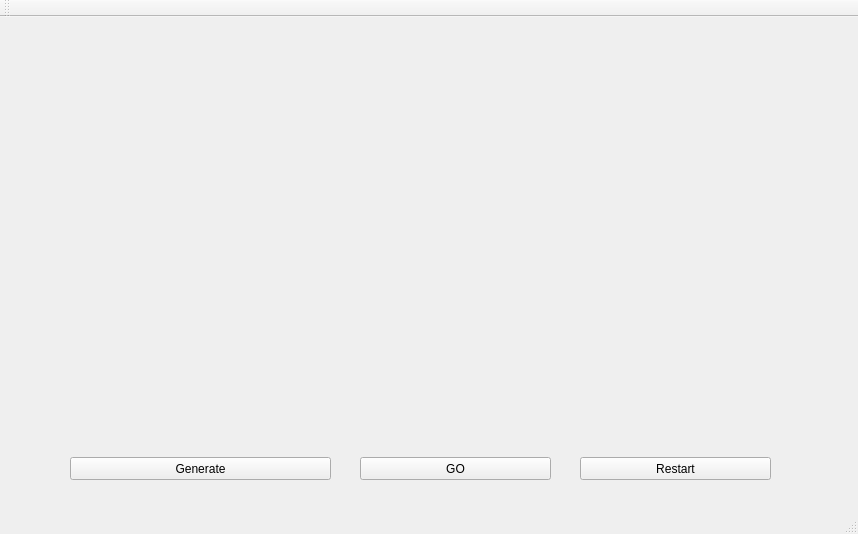
<?xml version="1.0" encoding="UTF-8"?>
<ui version="4.0">
 <class>MainWindow</class>
 <widget class="QMainWindow" name="MainWindow">
  <property name="enabled">
   <bool>true</bool>
  </property>
  <property name="geometry">
   <rect>
    <x>0</x>
    <y>0</y>
    <width>858</width>
    <height>534</height>
   </rect>
  </property>
  <property name="minimumSize">
   <size>
    <width>858</width>
    <height>534</height>
   </size>
  </property>
  <property name="maximumSize">
   <size>
    <width>858</width>
    <height>534</height>
   </size>
  </property>
  <property name="windowTitle">
   <string>MainWindow</string>
  </property>
  <widget class="QWidget" name="centralWidget">
   <widget class="QLabel" name="OponField">
    <property name="geometry">
     <rect>
      <x>436</x>
      <y>-5</y>
      <width>401</width>
      <height>411</height>
     </rect>
    </property>
    <property name="text">
     <string/>
    </property>
    <property name="pixmap">
     <pixmap resource="../build-SeaBattle-Desktop_Qt_5_12_3_MinGW_64_bit-Debug/debug/qmake_qmake_immediate.qrc">:/Images/real_field.png</pixmap>
    </property>
   </widget>
   <widget class="QPushButton" name="pushButton">
    <property name="geometry">
     <rect>
      <x>70</x>
      <y>440</y>
      <width>261</width>
      <height>23</height>
     </rect>
    </property>
    <property name="text">
     <string>Generate</string>
    </property>
   </widget>
   <widget class="QLabel" name="myField">
    <property name="geometry">
     <rect>
      <x>0</x>
      <y>0</y>
      <width>401</width>
      <height>401</height>
     </rect>
    </property>
    <property name="text">
     <string/>
    </property>
    <property name="pixmap">
     <pixmap resource="../build-SeaBattle-Desktop_Qt_5_12_3_MinGW_64_bit-Debug/debug/qmake_qmake_immediate.qrc">:/Images/real_field.png</pixmap>
    </property>
   </widget>
   <widget class="QPushButton" name="Button_Go">
    <property name="geometry">
     <rect>
      <x>360</x>
      <y>440</y>
      <width>191</width>
      <height>23</height>
     </rect>
    </property>
    <property name="text">
     <string>GO</string>
    </property>
   </widget>
   <widget class="QPushButton" name="Button_Restart">
    <property name="geometry">
     <rect>
      <x>580</x>
      <y>440</y>
      <width>191</width>
      <height>23</height>
     </rect>
    </property>
    <property name="text">
     <string>Restart</string>
    </property>
   </widget>
  </widget>
  <widget class="QMenuBar" name="menuBar">
   <property name="geometry">
    <rect>
     <x>0</x>
     <y>0</y>
     <width>858</width>
     <height>21</height>
    </rect>
   </property>
  </widget>
  <widget class="QToolBar" name="mainToolBar">
   <attribute name="toolBarArea">
    <enum>TopToolBarArea</enum>
   </attribute>
   <attribute name="toolBarBreak">
    <bool>false</bool>
   </attribute>
  </widget>
  <widget class="QStatusBar" name="statusBar"/>
 </widget>
 <layoutdefault spacing="6" margin="11"/>
 <resources>
  <include location="../build-SeaBattle-Desktop_Qt_5_12_3_MinGW_64_bit-Debug/debug/qmake_qmake_immediate.qrc"/>
 </resources>
 <connections/>
</ui>
